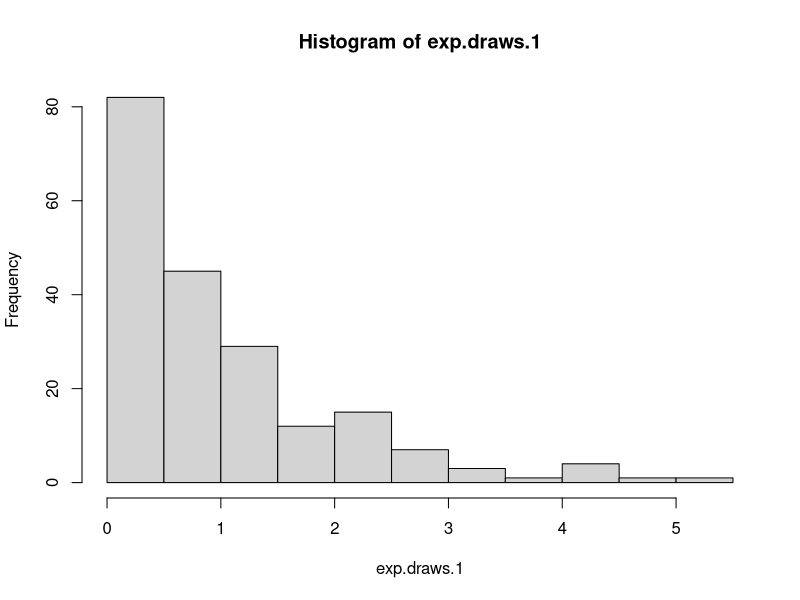
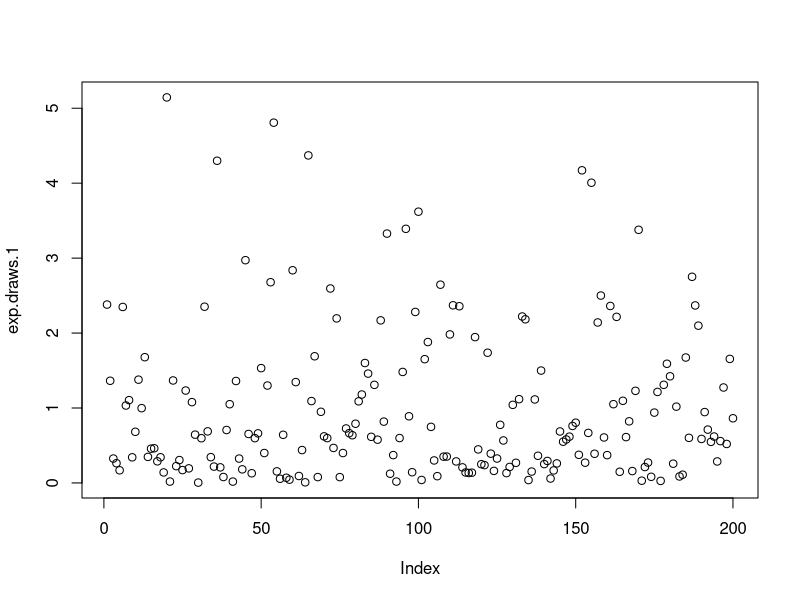
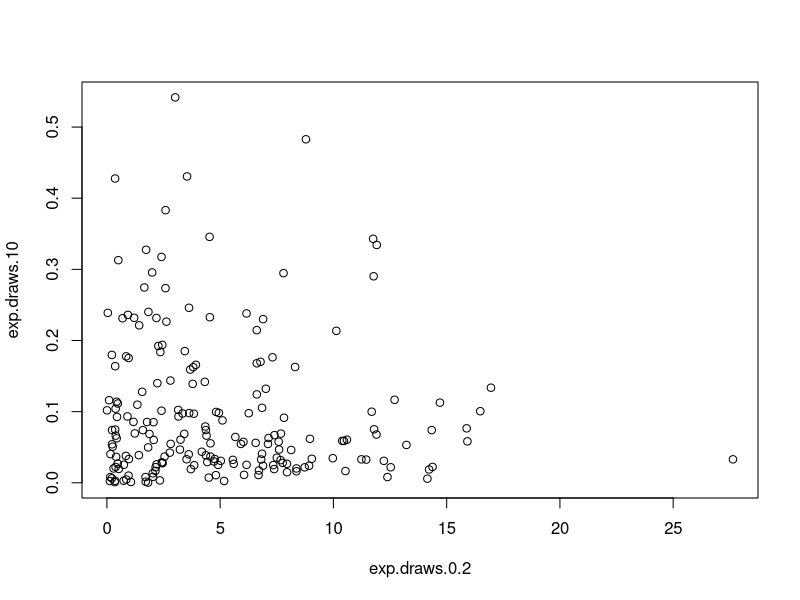
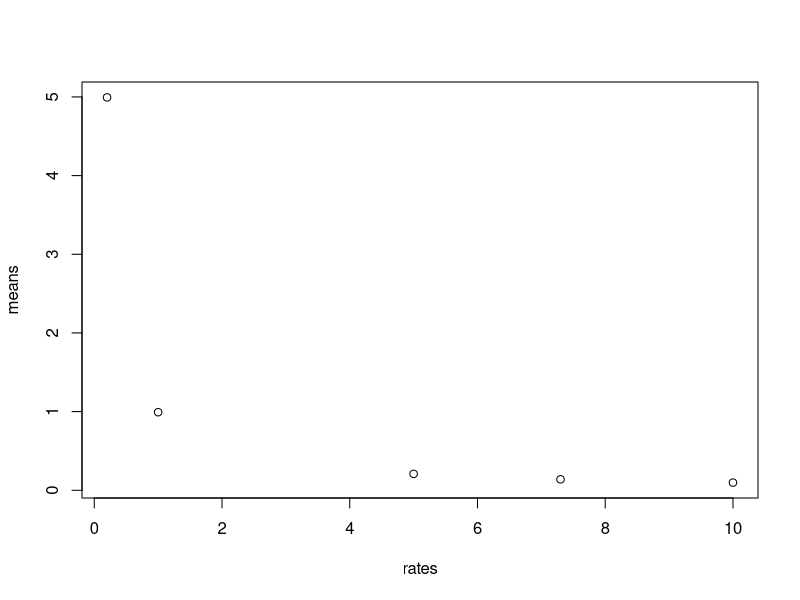
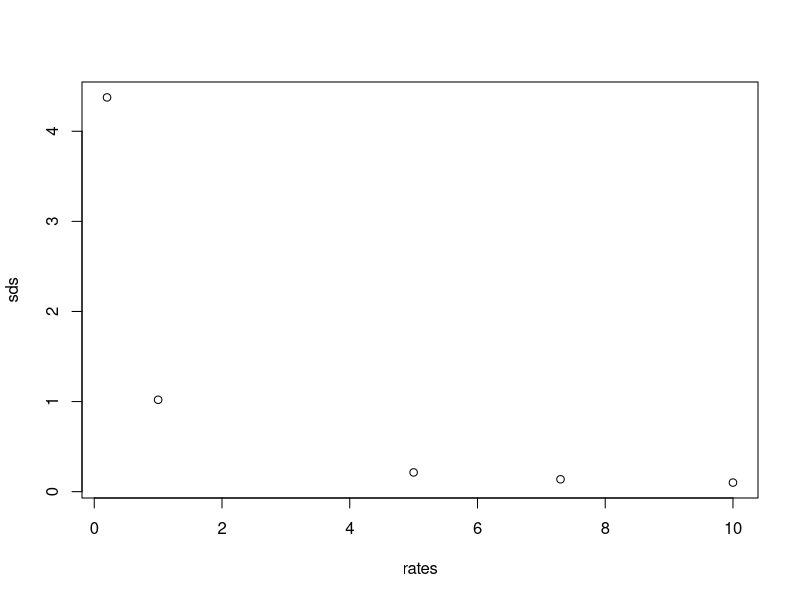
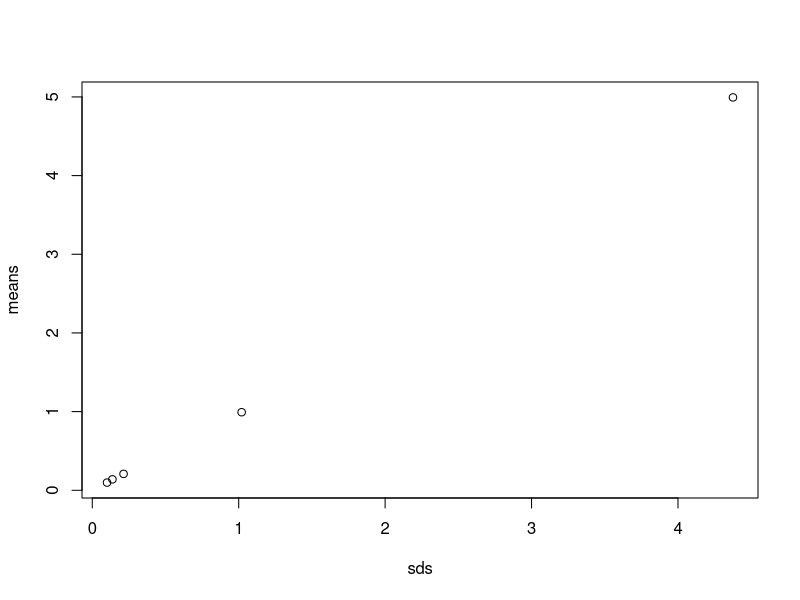

Generate these figures, in order, with R:
## ---- chunk 1
exp.draws.1 <- rexp(n=200)
mean1 <- mean(exp.draws.1)
sd1 <- sd(exp.draws.1)
## ---- chunk 2
exp.draws.0.2 <- rexp(n=200, rate=0.2)
mean0.2 <- mean(exp.draws.0.2)
sd0.2 <- sd(exp.draws.0.2)

exp.draws.5 <- rexp(n=200, rate=5)
mean5 <- mean(exp.draws.5)
sd5 <- sd(exp.draws.5)

exp.draws.7.3 <- rexp(n=200, rate=7.3)
mean7.3 <- mean(exp.draws.7.3)
sd7.3 <- sd(exp.draws.7.3)

exp.draws.10 <- rexp(n=200, rate=10)
mean10 <- mean(exp.draws.10)
sd10 <- sd(exp.draws.10)
## ---- chunk 3
hist(exp.draws.1)
## ---- chunk 4
plot(exp.draws.1)
## ---- chunk 5
plot(exp.draws.0.2, exp.draws.10)
## ---- chunk 6
means <- c(mean1, mean0.2, mean5, mean7.3, mean10)
rates <- c(1, 0.2, 5, 7.3, 10)
plot(rates, means)
## ---- chunk 7
sds <- c(sd1, sd0.2, sd5, sd7.3, sd10)
plot(rates, sds)
## ---- chunk 8
plot(sds, means)
